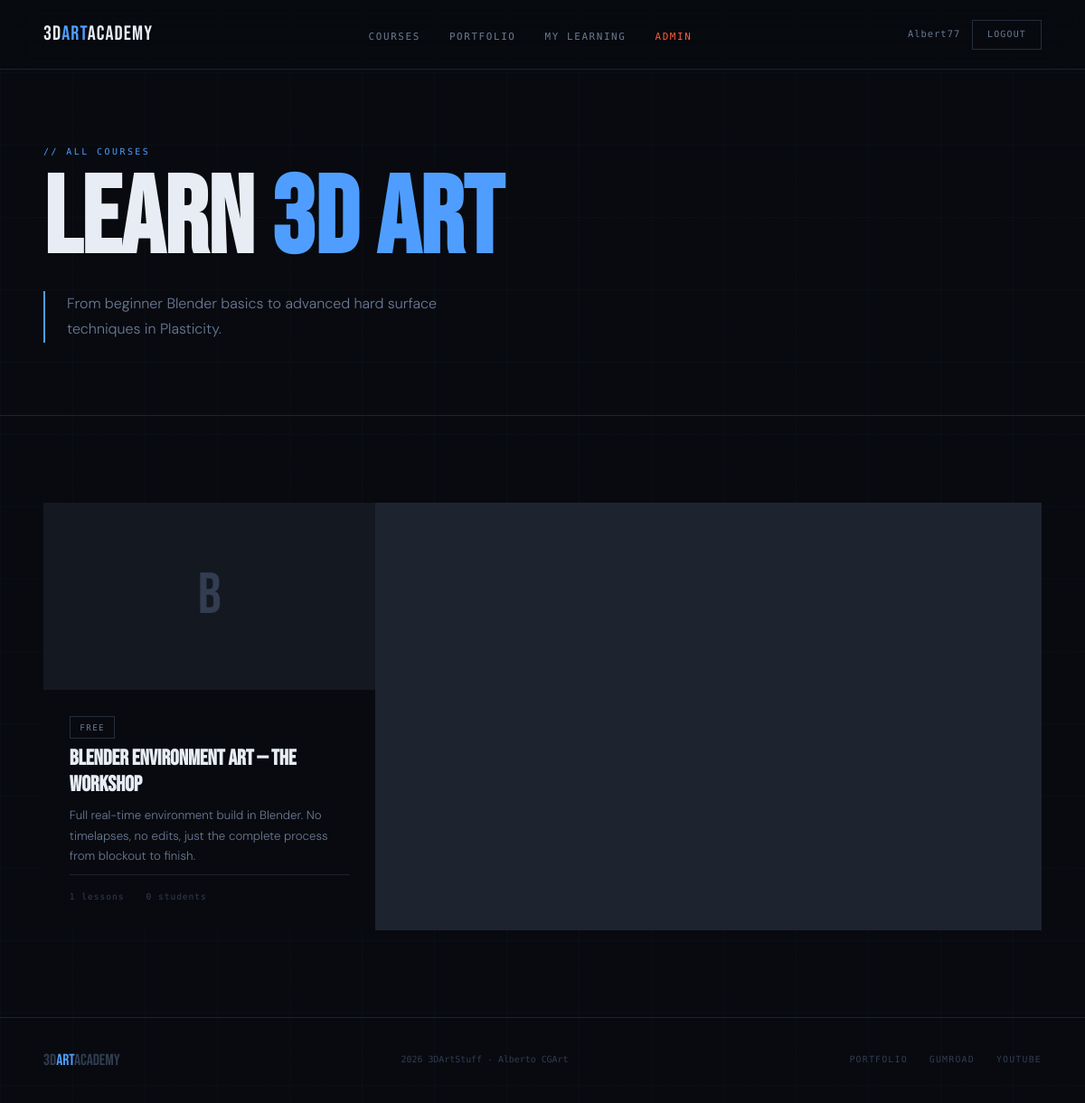
The page /courses (signed in) on the database its author committed.
### app/models/__init__.py (models this page shows, shortened)
class User(UserMixin, db.Model):
    __tablename__ = 'users'
    id = db.Column(db.Integer, primary_key=True)
    username = db.Column(db.String(80), unique=True, nullable=False)
    email = db.Column(db.String(120), unique=True, nullable=False)
    password_hash = db.Column(db.String(256), nullable=False)
    is_admin = db.Column(db.Boolean, default=False)
    created_at = db.Column(db.DateTime, default=datetime.utcnow)
    enrollments = db.relationship('Enrollment', backref='user', lazy=True)
    progress = db.relationship('Progress', backref='user', lazy=True)

class Course(db.Model):
    __tablename__ = 'courses'
    id = db.Column(db.Integer, primary_key=True)
    title = db.Column(db.String(200), nullable=False)
    slug = db.Column(db.String(200), unique=True, nullable=False)
    description = db.Column(db.Text, nullable=False)
    short_description = db.Column(db.String(300))
    thumbnail = db.Column(db.String(300), default='')
    price = db.Column(db.Float, default=0.0)
    is_free = db.Column(db.Boolean, default=False)
    is_published = db.Column(db.Boolean, default=False)
    stripe_price_id = db.Column(db.String(200), default='')
    created_at = db.Column(db.DateTime, default=datetime.utcnow)
    lessons = db.relationship('Lesson', backref='course', lazy=True, order_by='Lesson.order')
    enrollments = db.relationship('Enrollment', backref='course', lazy=True)
    @property
    def lesson_count(self):
        return len(self.lessons)
    @property
    def enrollment_count(self):
        return len(self.enrollments)

### app/routes/courses.py (the view)
@courses.route('/courses')
def list_courses():
    all_courses = Course.query.filter_by(is_published=True).all()
    return render_template('courses/list.html', courses=all_courses)

### app/models/__init__.py (called while the page is built)
@login_manager.user_loader
def load_user(user_id):
    return User.query.get(int(user_id))

### app/templates/courses/list.html (shortened to what this page needs)
{% extends 'base.html' %}
{% block content %}
<div class="page-hero">
  <p class="section-tag">All Courses</p>
  <h1 class="page-hero-title">Learn <span>3D Art</span></h1>
  <p class="page-hero-desc">From beginner Blender basics to advanced hard surface techniques in Plasticity.</p>
</div>
<section class="courses-section">
  <div class="course-grid">
    {% for course in courses %}
    <a href="{{ url_for('courses.course_detail', slug=course.slug) }}" class="course-card">
      <div class="course-thumb">
        {% if course.thumbnail %}<img src="{{ course.thumbnail }}" alt="{{ course.title }}">
        {% else %}<div class="thumb-placeholder">{{ course.title[0] }}</div>{% endif %}
      </div>
      <div class="course-info">
        {% if course.is_free %}
          <span class="course-badge free">Free</span>
        {% else %}
          <span class="course-badge paid">${{ "%.0f"|format(course.price) }}</span>
        {% endif %}
        <h3 class="course-title">{{ course.title }}</h3>
        <p class="course-desc">{{ course.short_description }}</p>
        <div class="course-meta">
          <span>{{ course.lesson_count }} lessons</span>
          <span>{{ course.enrollment_count }} students</span>
        </div>
      </div>
    </a>
    {% else %}
    <div class="empty-state">
      <p>No courses published yet. Check back soon!</p>
    </div>
    {% endfor %}
  </div>
</section>
{% endblock %}

### app/templates/base.html (shortened to what this page needs)
<!DOCTYPE html>
<html lang="en">
<head>
  <link rel="stylesheet" href="{{ url_for('static', filename='css/main.css') }}">
</head>
<body>
  <nav id="nav">
    <a href="{{ url_for('main.index') }}" class="nav-logo">3D<span>Art</span>Academy</a>
    <ul class="nav-links">
      <li><a href="{{ url_for('courses.list_courses') }}">Courses</a></li>
      <li><a href="https://3dartstuff.com" target="_blank">Portfolio</a></li>
      {% if current_user.is_authenticated %}
        <li><a href="{{ url_for('auth.dashboard') }}">My Learning</a></li>
        {% if current_user.is_admin %}
          <li><a href="{{ url_for('admin.dashboard') }}" class="admin-link">Admin</a></li>
        {% endif %}
      {% endif %}
    </ul>
    <div class="nav-right">
      {% if current_user.is_authenticated %}
        <span class="nav-user">{{ current_user.username }}</span>
        <a href="{{ url_for('auth.logout') }}" class="btn-ghost-sm">Logout</a>
      {% else %}
        <a href="{{ url_for('auth.login') }}" class="btn-ghost-sm">Login</a>
        <a href="{{ url_for('auth.signup') }}" class="btn-primary-sm">Sign Up Free</a>
      {% endif %}
    </div>
  </nav>
  <main>{% block content %}{% endblock %}</main>
  <footer>
    <span class="footer-brand">3D<span>Art</span>Academy</span>
    <span class="footer-copy">2026 3DArtStuff - Alberto CGArt</span>
    <div class="footer-links">
      <a href="https://3dartstuff.com" target="_blank">Portfolio</a>
      <a href="https://albertocgart.gumroad.com" target="_blank">Gumroad</a>
      <a href="https://www.youtube.com/@AlbertoCGArt" target="_blank">YouTube</a>
    </div>
  </footer>
</body>
</html>

### rows shown on the page
User: username "Albert77"
Course: title "B", is_free "FREE", title "Blender Environment Art — The Workshop", short_description "Full real-time environment build in Blender. No timelapses, no edits, just the complete process from blockout to finish.", lesson_count "1", enrollment_count "0"
